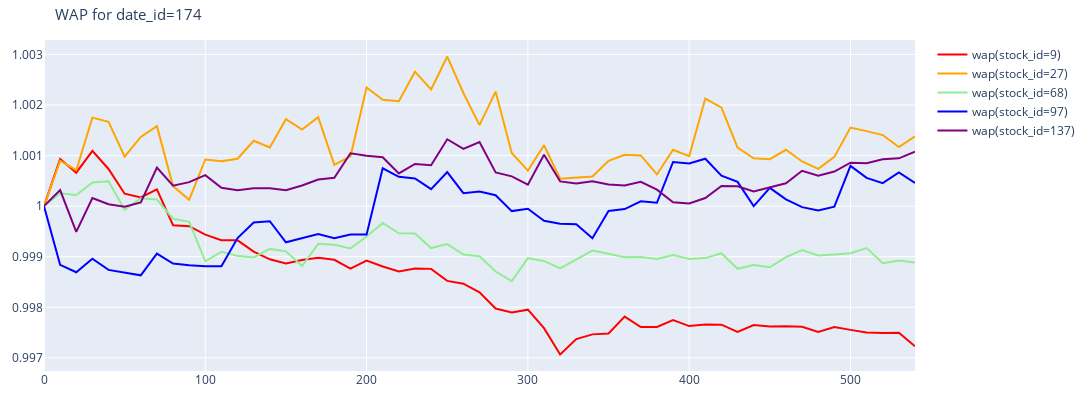

Notebook code for this chart:
### Code cell
fig = go.Figure()

c = 0
for i in sorted(stockID):
    dt = df[(df["stock_id"]==i)&(df["date_id"]==dateID[1])]
    # dt["target"] = dt["target"]-dt["target"].mean() # 平移至０
    # dt["target"] = (dt["target"]-dt["target"].mean())/dt["target"].std() # 做標準化
    fig.add_trace(
    go.Scatter(x = dt['seconds_in_bucket'], 
            y = dt['wap'], 
            name = 'wap'+'(stock_id='+str(i)+')',
            line = dict(color = color[c])))
    c += 1


fig.update_layout(title = "WAP for date_id="+str(dateID[1]),
                title_font = dict(size = 15),
                showlegend = True,
                width = 1100,
                height = 400,
                margin = dict(l = 40, r = 40, t = 40, b = 20))
